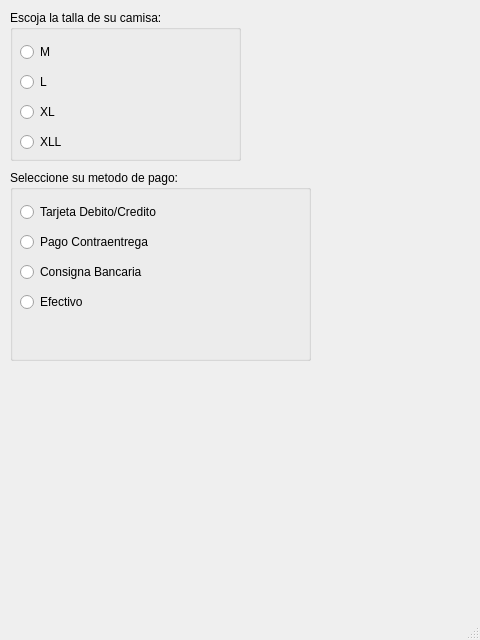
<?xml version="1.0" encoding="UTF-8"?>
<ui version="4.0">
 <class>VentaVentana</class>
 <widget class="QMainWindow" name="VentaVentana">
  <property name="geometry">
   <rect>
    <x>0</x>
    <y>0</y>
    <width>480</width>
    <height>640</height>
   </rect>
  </property>
  <property name="windowTitle">
   <string>Venta</string>
  </property>
  <widget class="QWidget" name="wdg_principal">
   <widget class="QLabel" name="lbl_seleccion">
    <property name="geometry">
     <rect>
      <x>10</x>
      <y>380</y>
      <width>431</width>
      <height>18</height>
     </rect>
    </property>
    <property name="text">
     <string/>
    </property>
   </widget>
   <widget class="QGroupBox" name="gpb_camisa">
    <property name="geometry">
     <rect>
      <x>10</x>
      <y>10</y>
      <width>231</width>
      <height>151</height>
     </rect>
    </property>
    <property name="title">
     <string>Escoja la talla de su camisa:</string>
    </property>
    <widget class="QRadioButton" name="rbn_m">
     <property name="geometry">
      <rect>
       <x>10</x>
       <y>30</y>
       <width>118</width>
       <height>24</height>
      </rect>
     </property>
     <property name="text">
      <string>M</string>
     </property>
    </widget>
    <widget class="QRadioButton" name="rbn_l">
     <property name="geometry">
      <rect>
       <x>10</x>
       <y>60</y>
       <width>118</width>
       <height>24</height>
      </rect>
     </property>
     <property name="text">
      <string>L</string>
     </property>
    </widget>
    <widget class="QRadioButton" name="rbn_xl">
     <property name="geometry">
      <rect>
       <x>10</x>
       <y>90</y>
       <width>118</width>
       <height>24</height>
      </rect>
     </property>
     <property name="text">
      <string>XL</string>
     </property>
    </widget>
    <widget class="QRadioButton" name="rbn_xll">
     <property name="geometry">
      <rect>
       <x>10</x>
       <y>120</y>
       <width>118</width>
       <height>24</height>
      </rect>
     </property>
     <property name="text">
      <string>XLL</string>
     </property>
    </widget>
   </widget>
   <widget class="QGroupBox" name="gpb_metodo_pago">
    <property name="geometry">
     <rect>
      <x>10</x>
      <y>170</y>
      <width>301</width>
      <height>191</height>
     </rect>
    </property>
    <property name="title">
     <string>Seleccione su metodo de pago:</string>
    </property>
    <widget class="QRadioButton" name="rbn_tarjeta_credito_debito">
     <property name="geometry">
      <rect>
       <x>10</x>
       <y>30</y>
       <width>191</width>
       <height>24</height>
      </rect>
     </property>
     <property name="text">
      <string>Tarjeta Debito/Credito</string>
     </property>
    </widget>
    <widget class="QRadioButton" name="rbn_pago_contra_entrega">
     <property name="geometry">
      <rect>
       <x>10</x>
       <y>60</y>
       <width>181</width>
       <height>24</height>
      </rect>
     </property>
     <property name="text">
      <string>Pago Contraentrega</string>
     </property>
    </widget>
    <widget class="QRadioButton" name="rbn_consigna_bancaria">
     <property name="geometry">
      <rect>
       <x>10</x>
       <y>90</y>
       <width>171</width>
       <height>24</height>
      </rect>
     </property>
     <property name="text">
      <string>Consigna Bancaria</string>
     </property>
    </widget>
    <widget class="QRadioButton" name="rbn_efectivo">
     <property name="geometry">
      <rect>
       <x>10</x>
       <y>120</y>
       <width>118</width>
       <height>24</height>
      </rect>
     </property>
     <property name="text">
      <string>Efectivo</string>
     </property>
    </widget>
   </widget>
  </widget>
  <widget class="QMenuBar" name="mbr_principal">
   <property name="geometry">
    <rect>
     <x>0</x>
     <y>0</y>
     <width>480</width>
     <height>23</height>
    </rect>
   </property>
  </widget>
  <widget class="QStatusBar" name="stt_principal"/>
 </widget>
 <resources/>
 <connections/>
</ui>
